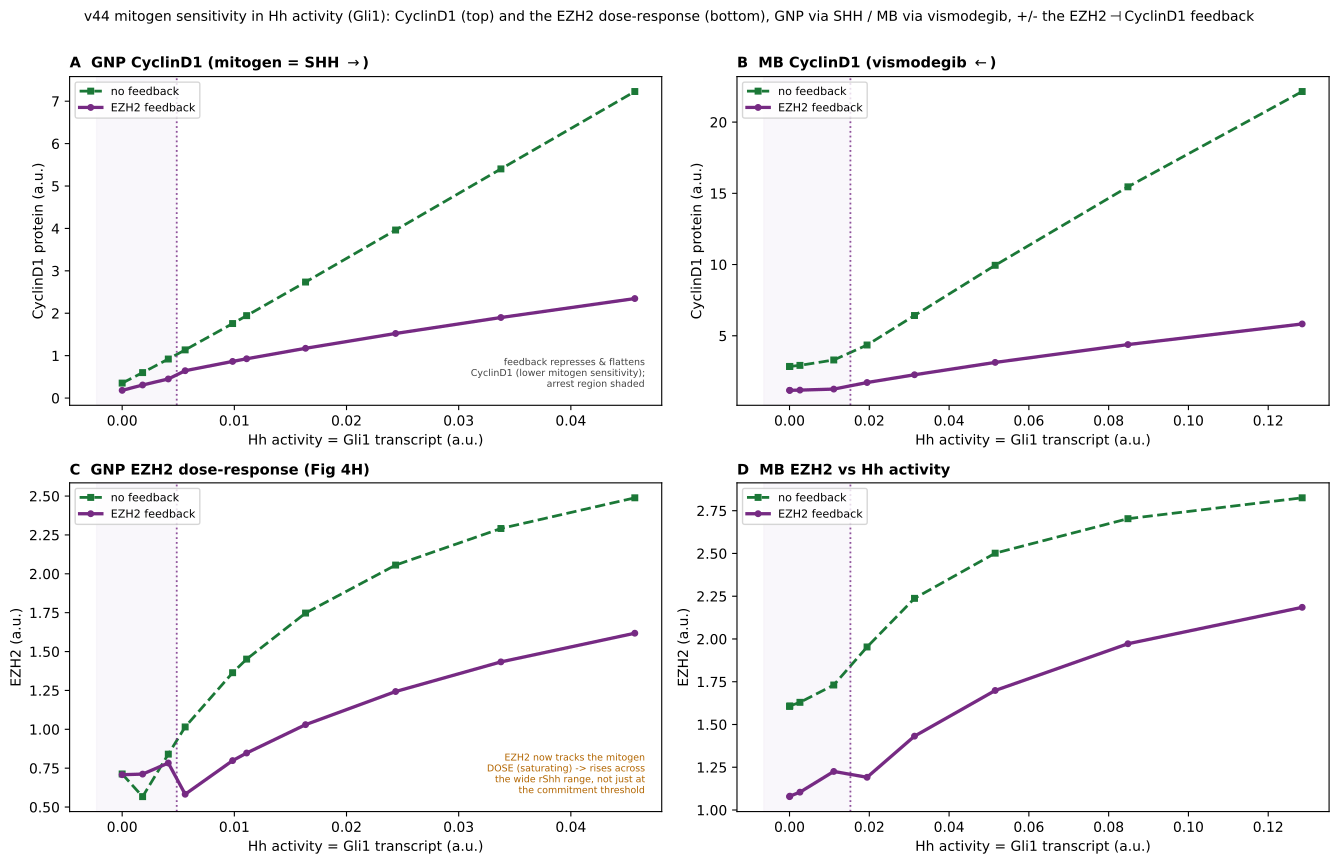

Python code for this plot:
"""v44 -- mitogen sensitivity in Hh-activity (Gli1) units, with the CORRECT knobs:
  * GNP: the mitogen is SHH (ligand). Sweep SHH up from 0; GNP proliferation is SHH-driven.
    (To reach BELOW the SHH=0 basal-Smo-leak floor -- needed to see the no-feedback threshold --
     we extend the axis downward with a little GDC0449; SHH remains the physiological mitogen.)
  * MB: Hh is tonically high (Ptch1 loss, ligand-independent). The knob is vismodegib (GDC0449),
    which titrates the pathway DOWN. Sweep GDC up from 0 at the MB baseline.
Both knobs are tunable; the common x-axis is Gli1 transcript (the Hh-activity readout). Each panel
shows CyclinD1 and proliferation vs Gli1, with the EZH2->CyclinD1 feedback ON vs OFF.

Run:  ./venv/bin/python simulations/fig_v44_mitogen_sensitivity.py   (~12 min cold; caches)
"""
import sys, os
sys.path.insert(0, os.path.dirname(os.path.dirname(os.path.abspath(__file__))))
import numpy as np
import matplotlib.pyplot as plt
from simulations.validate_v44 import _new_rr, count_divisions, P16_MB, P18_MB, KSYP21_MB

XSEL = ["time", "MPF", "Cd", "Cd_mRNA", "Gli1_mRNA", "Gli1", "EZH2"]
T_END, N_PTS = 9000, 12000
WIN_H = (T_END - 4000) / 60.0
_rr = _new_rr()


def run(shh, gdc, ezh2i, ptch, mycn, p16=0.0, p18=None, ksyp21=None):
    for te_end, te_pts in ((T_END, N_PTS), (6000, 9000), (5000, 7000)):   # horizon retry for stiff (MB+vismo) conditions
        for atol in (1e-9, 1e-8, 1e-7, 1e-6, 1e-5):
            _rr.reset()
            try: _rr.integrator.setValue("maximum_num_steps", 400000)
            except Exception: pass
            _rr['SHH'] = shh; _rr['Ptch1_copy_number'] = ptch; _rr['GDC0449'] = gdc
            _rr['EZH2i'] = ezh2i; _rr['MYCN_amplification'] = mycn
            _rr['p16'] = p16                          # MB CKI tones (INK4/CIP-KIP) raise the commitment threshold
            if p18 is not None: _rr['p18'] = p18
            if ksyp21 is not None: _rr['kSyP21'] = ksyp21
            _rr.integrator.setValue("absolute_tolerance", atol)
            try:
                r = _rr.simulate(0, te_end, te_pts, selections=XSEL)
                m = r['time'] >= 4000; nd, _, _ = count_divisions(r)
                return {s: float(np.mean(r[s][m])) for s in XSEL[1:]} | {'div': nd / ((te_end - 4000) / 60.0) * 168.0}
            except Exception:
                continue
    return {s: np.nan for s in XSEL[1:]} | {'div': np.nan}


# GNP: SHH is the mitogen (GDC=0); a few GDC>0 points extend the axis below the SHH=0 floor
GNP_PTS = [(0.5, 1.0), (0.5, 0.55), (0.5, 0.25)] + [(s, 0.0) for s in (0.0, 0.12, 0.25, 0.45, 0.7, 1.0, 1.4)]
# MB: vismodegib (GDC) titrates the tonic-high Hh down
MB_GDC = [0.0, 0.25, 0.45, 0.6, 0.72, 0.82, 0.9, 0.96, 1.0]


_MBCKI = dict(p16=P16_MB, p18=P18_MB, ksyp21=KSYP21_MB)


def sweep(points, ezh2i, ptch, mycn, is_mb):
    if is_mb:                                    # points = GDC (vismo) values at MB baseline, SHH=0.5; MB CKI tones on
        rows = [run(0.5, gdc, ezh2i, ptch, mycn, **_MBCKI) for gdc in points]
    else:                                        # points = (SHH, GDC) tuples in GNP context (GNP CKI defaults)
        rows = [run(shh, gdc, ezh2i, ptch, mycn) for (shh, gdc) in points]
    d = {k: np.array([r[k] for r in rows]) for k in rows[0]}
    o = np.argsort(d['Gli1_mRNA'])               # order by Hh activity (Gli1)
    return {k: v[o] for k, v in d.items()}


_CACHE = os.path.join(os.path.dirname(os.path.abspath(__file__)), 'fig_v44_mitogen_sensitivity_cache.npz')
if os.path.exists(_CACHE) and '--fresh' not in sys.argv:
    z = np.load(_CACHE); D = {k: z[k] for k in z.files}
    print('loaded cache; --fresh to recompute')
else:
    print('GNP +fb (SHH sweep) ...');  gfb = sweep(GNP_PTS, 0.0, 1.0, 1.0, False)
    print('GNP -fb ...');              gnf = sweep(GNP_PTS, 1.0, 1.0, 1.0, False)
    print('MB +fb (vismo sweep) ...'); mfb = sweep(MB_GDC, 0.0, 0.1, 2.8, True)
    print('MB -fb ...');               mnf = sweep(MB_GDC, 1.0, 0.1, 2.8, True)
    D = {}
    for tag, d in [('gfb', gfb), ('gnf', gnf), ('mfb', mfb), ('mnf', mnf)]:
        for k, v in d.items(): D[f'{tag}_{k}'] = v
    np.savez(_CACHE, **D)


def g(tag, k): return D[f'{tag}_{k}']
CFB, CNF = '#762A83', '#1B7837'
fig, axes = plt.subplots(2, 2, figsize=(13.5, 8.6))


def cross(tag):                                  # Gli1 where it starts cycling (div>1)
    G, d = g(tag, 'Gli1_mRNA'), g(tag, 'div')
    a = np.where(d > 1)[0]
    return (G[0] if a[0] == 0 else 0.5 * (G[a[0] - 1] + G[a[0]])) if len(a) else np.nan


def panel(ax, tag_fb, tag_nf, key, ylabel, title, shade=True):
    ax.plot(g(tag_nf, 'Gli1_mRNA'), g(tag_nf, key), '--s', color=CNF, lw=2, ms=4, label='no feedback')
    ax.plot(g(tag_fb, 'Gli1_mRNA'), g(tag_fb, key), '-o', color=CFB, lw=2.4, ms=4, label='EZH2 feedback')
    tFB = cross(tag_fb)
    if shade and not np.isnan(tFB):
        ax.axvline(tFB, color=CFB, ls=':', lw=1.3, alpha=0.8)
        ax.axvspan(ax.get_xlim()[0], tFB, color='#F2EEF6', alpha=0.45)
    ax.set_xlabel('Hh activity = Gli1 transcript (a.u.)'); ax.set_ylabel(ylabel)
    ax.set_title(title, loc='left', fontweight='bold', fontsize=10.5)
    ax.legend(fontsize=8, loc='upper left')


panel(axes[0, 0], 'gfb', 'gnf', 'Cd', 'CyclinD1 protein (a.u.)', 'A  GNP CyclinD1 (mitogen = SHH $\\to$)')
panel(axes[0, 1], 'mfb', 'mnf', 'Cd', 'CyclinD1 protein (a.u.)', 'B  MB CyclinD1 (vismodegib $\\leftarrow$)')
panel(axes[1, 0], 'gfb', 'gnf', 'EZH2', 'EZH2 (a.u.)', 'C  GNP EZH2 dose-response (Fig 4H)')
panel(axes[1, 1], 'mfb', 'mnf', 'EZH2', 'EZH2 (a.u.)', 'D  MB EZH2 vs Hh activity')
axes[1, 0].text(0.97, 0.05, 'EZH2 now tracks the mitogen\nDOSE (saturating) -> rises across\nthe wide rShh range, not just at\nthe commitment threshold',
                transform=axes[1, 0].transAxes, fontsize=6.8, color='#B26500', va='bottom', ha='right')
axes[0, 0].text(0.97, 0.05, 'feedback represses & flattens\nCyclinD1 (lower mitogen sensitivity);\narrest region shaded',
                transform=axes[0, 0].transAxes, fontsize=6.8, color='#444', va='bottom', ha='right')

fig.suptitle('v44 mitogen sensitivity in Hh activity (Gli1): CyclinD1 (top) and the EZH2 dose-response (bottom), GNP via SHH / MB via vismodegib, +/- the EZH2$\\dashv$CyclinD1 feedback',
             fontsize=10, y=1.0)
fig.tight_layout()
fig.savefig('simulations/fig_v44_mitogen_sensitivity.png', dpi=160, bbox_inches='tight')
fig.savefig('simulations/fig_v44_mitogen_sensitivity.pdf', bbox_inches='tight')
print('wrote simulations/fig_v44_mitogen_sensitivity.{png,pdf}')
print(f"  GNP Gli1 range {g('gfb','Gli1_mRNA').min():.3f}-{g('gfb','Gli1_mRNA').max():.3f} (SHH); MB {g('mfb','Gli1_mRNA').min():.3f}-{g('mfb','Gli1_mRNA').max():.3f} (vismo)")
